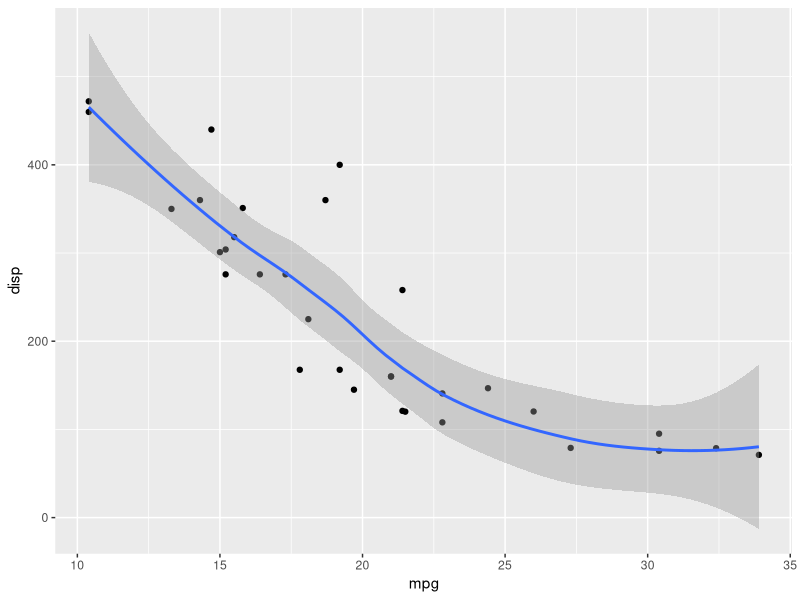

Recreate this plot in R.
## ---- chunk 1

options(htmltools.dir.version = FALSE)

knitr::opts_chunk$set(echo = TRUE, message = F, warning = F)

## ---- chunk 2
library(ggplot2)
ggplot(mtcars) + 
  aes(mpg, disp) + 
  geom_point() +   #<<
  geom_smooth()    #<<
